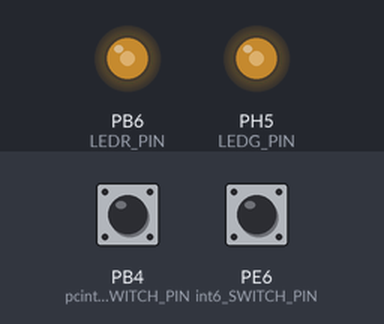
Bench run of a program on a simulated ATmega2560, built with avr-gcc and emulated at 16 MHz. Parts: output pins drawn as LEDs (lit = HIGH). The inputs (shaded band) are chosen by the test bench; at power-on: PE6 (int6_SWITCH_PIN) HIGH, PB4 (pcint4_SWITCH_PIN) HIGH.

Above: at 1.2 s.
1.3 s: PE6 (int6_SWITCH_PIN) pulled LOW for 0.15 s
At 1.55 s:
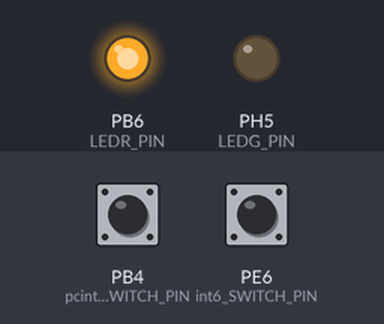
4.4 s: PB4 (pcint4_SWITCH_PIN) pulled LOW for 0.15 s
6.7 s: PB4 (pcint4_SWITCH_PIN) pulled LOW for 1 s
At 8.9 s:
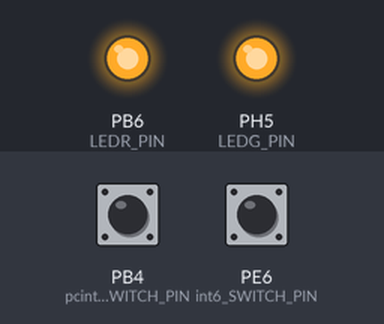
9.3 s: PB4 (pcint4_SWITCH_PIN) pulled LOW for 3.2 s
At 12.55 s:
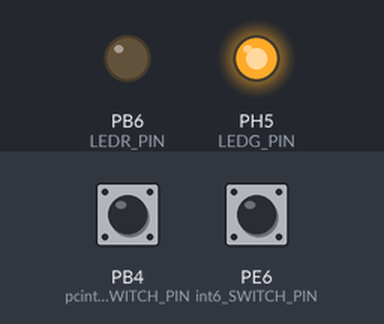
14.1 s: PE6 (int6_SWITCH_PIN) pulled LOW for 3.2 s
At 18.6 s:
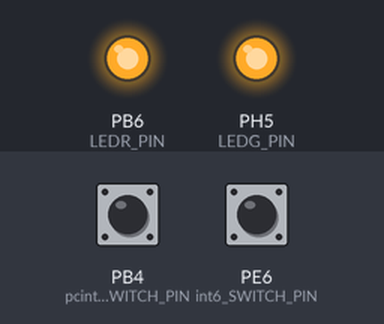
Timing chart, 0 to 19.9 s (numbered marks = the images above; inputs shaded):
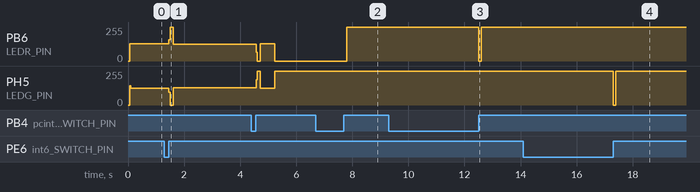

Measured:
- after the input at 1.3 s, PB6 (LEDR_PIN): 128/255 → 255/255 after 0.16 s, → 127/255 0.15 s later; PH5 (LEDG_PIN): 127/255 → 0/255 after 0.16 s, → 128/255 0.15 s later
- after the input at 6.7 s, PB6 (LEDR_PIN): 0/255 → 255/255 after 1.1 s
- after the input at 9.3 s, PB6 (LEDR_PIN): 255/255 → 0/255 after 3.2 s, → 255/255 0.10 s later
- after the input at 14.1 s, PH5 (LEDG_PIN): 255/255 → 0/255 after 3.2 s, → 255/255 0.10 s later

The program:

main.c
```c
/*
 * Atmel interrupts.c
 *
 * Created: 5/29/2024 10:34:58 AM
 * Author : zongr
 */
#define F_CPU 16000000UL
#define LEDG_PIN PH5
#define LEDR_PIN PB6
#define int6_SWITCH_PIN PE6
#define pcint4_SWITCH_PIN PB4
#include <avr/io.h>
#include <avr/interrupt.h>
#include <util/delay.h>


void blink_Leds(int i);
void red_LED_ON(void);
void red_LED_OFF(void);
void green_LED_ON(void);
void green_LED_OFF(void);
void LED_init(void);
void SWITCH_init(void);
void INTERRUPTS_init(void);

void red_LED_OFF(){
	PORTB |= (1 << LEDR_PIN);
}
void red_LED_ON(){
	PORTB &= ~(1 << LEDR_PIN);
}
void green_LED_OFF(){
	PORTH |= (1 << LEDG_PIN);
}
void green_LED_ON(){
	PORTH &= ~(1 << LEDG_PIN);
}
void blink_Leds(int i){
	for (int a = 0; a < i; a++){
		PORTH &= ~(1 << LEDG_PIN); // GREEN LED ON
		PORTB |= (1 << LEDR_PIN); // RED LED OFF
		_delay_ms(5);
		PORTH |= (1 << LEDG_PIN); // GREEN LED OFF
		PORTB &= ~(1 << LEDR_PIN); // RED LED ON
		_delay_ms(5);
		if (i == a-1){
			PORTB |= (1 << LEDG_PIN); // GREEN LED OFF
		}
	}
}

void LED_init(void){
	DDRB |= (1 << DDB6);		//Setting data direction for red LED to "output"
	DDRH |= (1 << DDH5);		//Setting data direction for green LED to "output"
}
void SWITCH_init(void){
	DDRE &= ~(1 << DDE6); //*******Why does this line break the code*************
	PORTE |= (1 << int6_SWITCH_PIN); //Enabling PULL-UP on the switch for INT0

	DDRB &= ~(1 << DDB4); //*******Why does this line break the code*************
	PORTB |= (1 << pcint4_SWITCH_PIN); //Enabling PULL-UP on the switch for PCINT0
}
void INTERRUPTS_init(void){

	EICRB |= (1 << ISC60);	// with ISC00 and ISC01 both set to 1, the rising edge of INT0 generates asynchronously an interrupt request
							// When changing the ISCn1/ISCn0 bits, the interrupt must be disabled by clearing its Interrupt Enable bit
	EICRB |= (1 << ISC61);	// in the EIMSK Register. Otherwise an interrupt can occur when the bits are changed.

	EIMSK |= (1 << int6_SWITCH_PIN);	// enables interrupt 6 (INT6)

	// EIFR |= (1 << INTF0);	// Clearing the interrupt flag (The flag is also cleared when the interrupt routine is executed.)

	PCICR |= (1 << PCIE0);	// Enabling pin change interrupt 0 (PCICR0)

	PCMSK0 |= (1 << pcint4_SWITCH_PIN); //enables the Pin Change Interrupt (PB4)

	sei();					// sets global interrupts by writing a 1 to the I-bit (interrupt-bit) in the Status Register (SREG)
}

ISR (INT6_vect){
	if (PINE & (1 << int6_SWITCH_PIN)){ //checks if the switch is pressed
		green_LED_ON();
		red_LED_OFF();
		_delay_ms(100);
		green_LED_OFF();
		red_LED_OFF();
	}
}
ISR (PCINT0_vect){
	if (PINB & (1 << pcint4_SWITCH_PIN)){ //checks if the switch is pressed
		red_LED_ON();
		green_LED_OFF();
		_delay_ms(100);
		red_LED_OFF();
		green_LED_OFF();
	}
}

int main(void)
{
	LED_init();
	SWITCH_init();
	INTERRUPTS_init();
	blink_Leds(500);

    while (1)
    {
		;
    }
}
```
